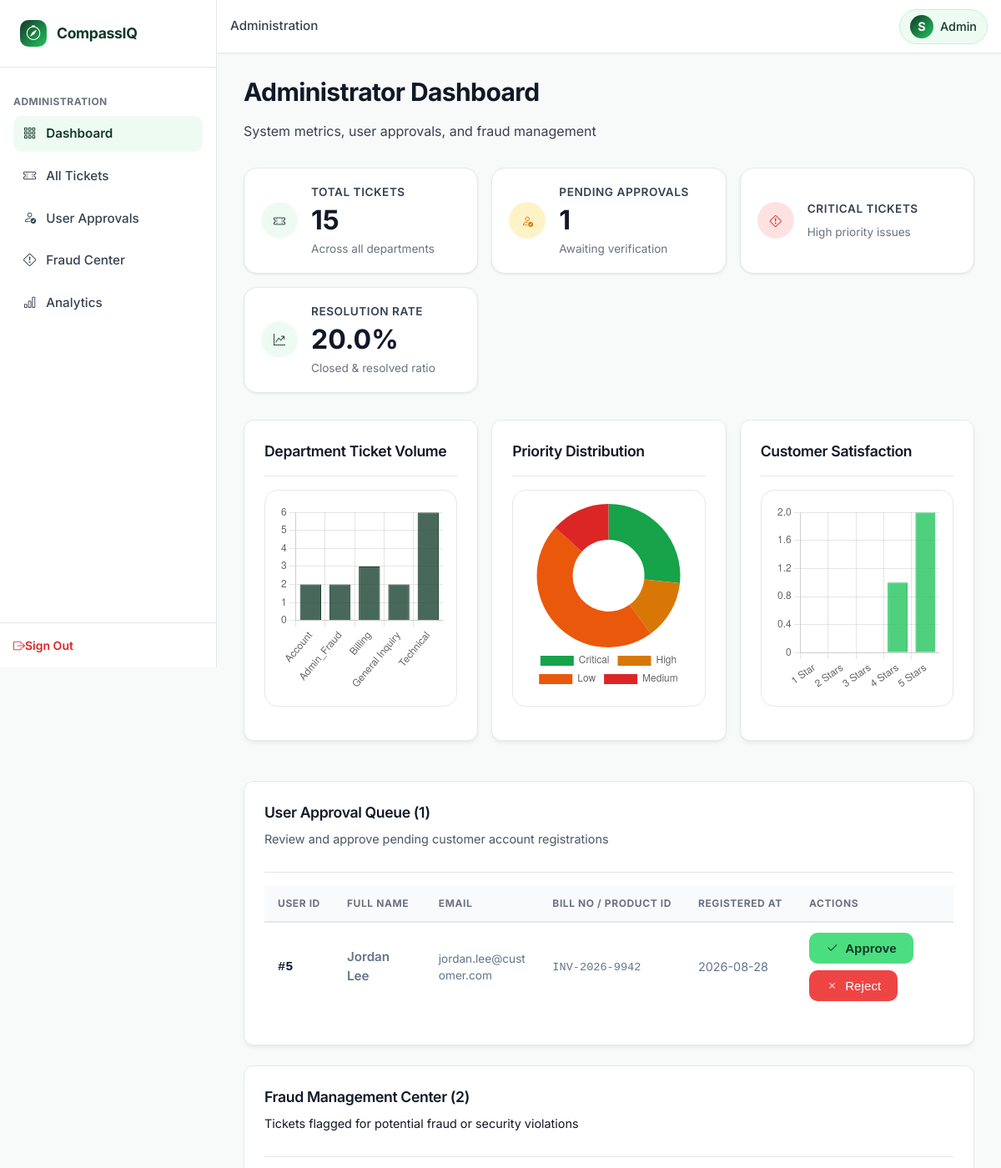
The app's page /admin/dashboard (signed in, upper part), older data.
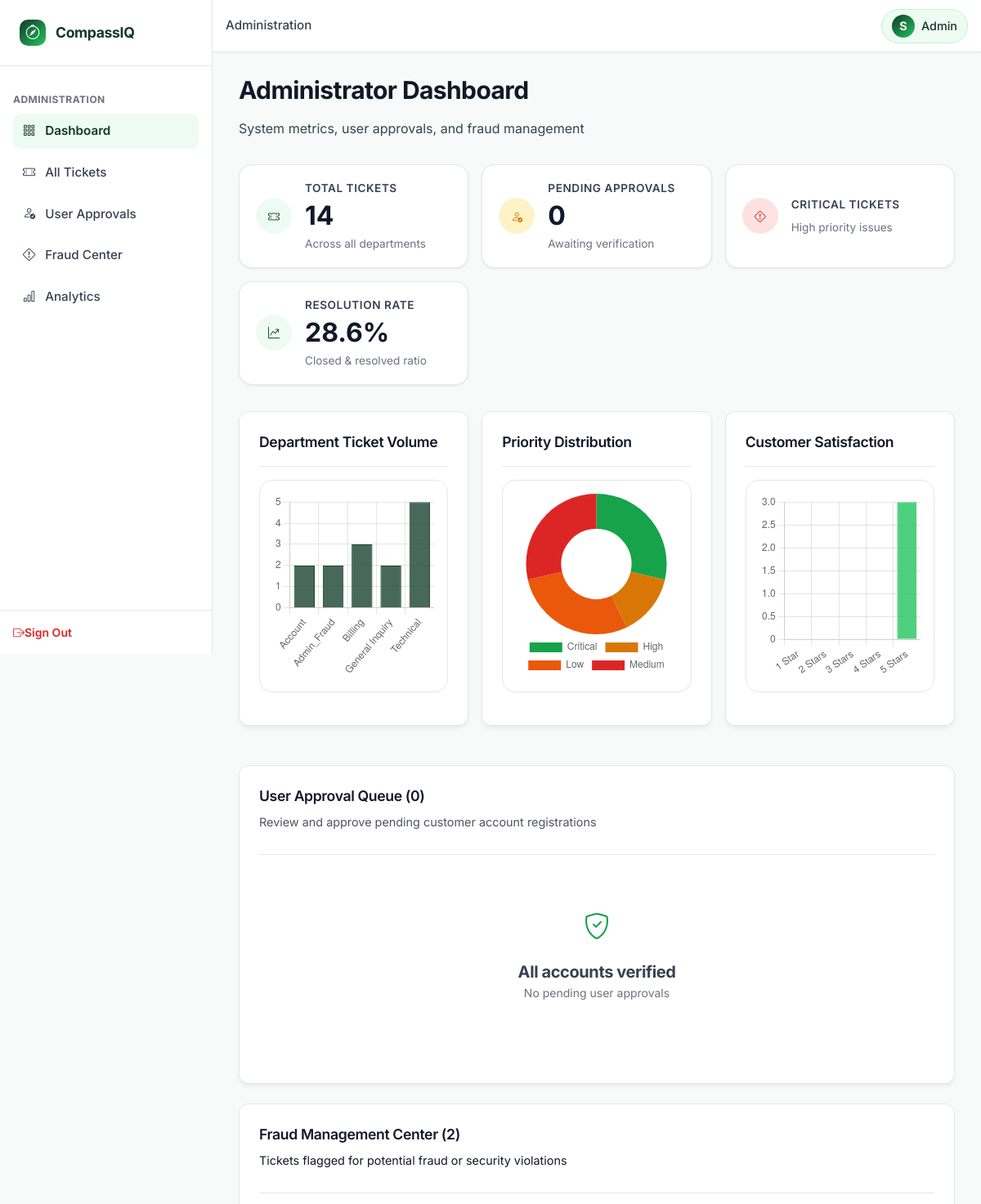
The same page, newer data.
### tables this page shows
CREATE TABLE users (
    user_id INTEGER PRIMARY KEY AUTOINCREMENT,
    full_name TEXT NOT NULL,
    email TEXT UNIQUE NOT NULL,
    password_hash TEXT NOT NULL,
    role TEXT NOT NULL DEFAULT 'customer' CHECK(role IN ('customer', 'agent', 'admin')),
    department TEXT DEFAULT 'None' CHECK(department IN ('Technical', 'Billing', 'Account', 'General Inquiry', 'None')),
    bill_no_product_id TEXT,
    account_status TEXT DEFAULT 'PENDING' CHECK(account_status IN ('PENDING', 'APPROVED', 'REJECTED', 'BANNED')),
    created_at DATETIME DEFAULT CURRENT_TIMESTAMP
);

### app.py (the view)
@app.route('/admin/dashboard')
@admin_required
def admin_dashboard():
    total_tickets = query_db("SELECT COUNT(*) as count FROM tickets", one=True)['count']
    pending_users = query_db("SELECT COUNT(*) as count FROM users WHERE account_status = 'PENDING'", one=True)['count']
    resolved_tickets = query_db("SELECT COUNT(*) as count FROM tickets WHERE status IN ('Resolved', 'Closed')", one=True)['count']
    resolve_rate = round((resolved_tickets / total_tickets * 100), 1) if total_tickets > 0 else 0.0
    avg_res_row = query_db(
        """SELECT AVG((julianday(resolved_at) - julianday(created_at)) * 24) as avg_hrs
           FROM tickets
           WHERE status IN ('Resolved', 'Closed') AND resolved_at IS NOT NULL""",
        one=True
    )
    avg_resolution_hours = round(avg_res_row['avg_hrs'], 1) if avg_res_row and avg_res_row['avg_hrs'] else 18.5
    pending_users_list = query_db(
        "SELECT * FROM users WHERE account_status = 'PENDING' ORDER BY created_at DESC"
    )
    fraud_tickets = query_db(
        """SELECT t.*, u.full_name as customer_name, u.email as customer_email,
                  u.bill_no_product_id, u.account_status as user_status
           FROM tickets t
           JOIN users u ON t.customer_id = u.user_id
           WHERE t.predicted_category = 'Fraud' OR t.assigned_department = 'Admin_Fraud'
           ORDER BY t.created_at DESC"""
    )
    dept_stats = query_db(
        """SELECT assigned_department, COUNT(*) as count
           FROM tickets
           GROUP BY assigned_department"""
    )
    prio_stats = query_db(
        """SELECT predicted_priority, COUNT(*) as count
           FROM tickets
           GROUP BY predicted_priority"""
    )
    sat_stats = query_db(
        """SELECT satisfaction_score, COUNT(*) as count
           FROM tickets
           WHERE satisfaction_score IS NOT NULL
           GROUP BY satisfaction_score
           ORDER BY satisfaction_score ASC"""
    )
    dept_labels = [row['assigned_department'] for row in dept_stats]
    dept_data = [row['count'] for row in dept_stats]
    prio_labels = [row['predicted_priority'] for row in prio_stats]
    prio_data = [row['count'] for row in prio_stats]
    sat_dict = {row['satisfaction_score']: row['count'] for row in sat_stats}
    sat_labels = ['1 Star', '2 Stars', '3 Stars', '4 Stars', '5 Stars']
    sat_data = [sat_dict.get(i, 0) for i in range(1, 6)]
    return render_template(
        'admin_dashboard.html',
        metrics={
            'total_tickets': total_tickets,
            'pending_users': pending_users,
            'resolve_rate': resolve_rate,
            'avg_resolution_hours': avg_resolution_hours
        },
        pending_users=pending_users_list,
        fraud_tickets=fraud_tickets,
        dept_labels=dept_labels,
        dept_data=dept_data,
        prio_labels=prio_labels,
        prio_data=prio_data,
        sat_labels=sat_labels,
        sat_data=sat_data
    )

### app.py (called while the page is built)
def get_current_user():
    if 'user_id' not in session:
        return None
    try:
        user = query_db(
            "SELECT user_id, full_name, email, role, department, bill_no_product_id, account_status FROM users WHERE user_id = ?",
            (session['user_id'],),
            one=True
        )
        return user
    except Exception as e:
        print(f"[Auth Helper Error] {e}")
        return None

@app.before_request
def load_logged_in_user():
    g.user = get_current_user()

def login_required(f):
    @wraps(f)
    def decorated_function(*args, **kwargs):
        if g.user is None:
            flash("Please sign in to access this page.", "warning")
            return redirect(url_for('login'))
        if g.user['account_status'] != 'APPROVED':
            session.clear()
            flash("Your account is not authorized to access this resource.", "danger")
            return redirect(url_for('login'))
        return f(*args, **kwargs)
    return decorated_function

### templates/admin_dashboard.html (shortened to what the changed rows need)
{% extends 'base.html' %}
{% block content %}
<div class="page-header">
    <h1 class="page-title">Administrator Dashboard</h1>
</div>
<div id="admin-kpi-summary" class="kpi-grid">
    <div class="metric-card">
        <div class="metric-content">
            <div class="metric-label">Total Tickets</div>
            <div class="metric-value">{{ metrics.total_tickets }}</div>
            <div class="metric-trend text-muted">Across all departments</div>
        </div>
    </div>
    <div class="metric-card">
        <div class="metric-content">
            <div class="metric-label">Pending Approvals</div>
            <div class="metric-value">{{ metrics.pending_users }}</div>
            <div class="metric-trend text-muted">Awaiting verification</div>
        </div>
    </div>
    <div class="metric-card">
        <div class="metric-content">
            <div class="metric-label">Resolution Rate</div>
            <div class="metric-value">{{ metrics.resolve_rate }}%</div>
            <div class="metric-trend text-muted">Closed & resolved ratio</div>
        </div>
    </div>
</div>
<div id="admin-analytics-section" class="grid grid-auto-fit mb-2xl" style="margin-bottom: var(--spacing-3xl);">
    <div class="card">
        <div class="card-body">
            <div class="chart-container">
                <canvas id="deptVolumeChart"></canvas>
            </div>
        </div>
    </div>
    <div class="card">
        <div class="card-body">
            <div class="chart-container">
                <canvas id="priorityDoughnutChart"></canvas>
            </div>
        </div>
    </div>
    <div class="card">
        <div class="card-body">
            <div class="chart-container">
                <canvas id="satisfactionChart"></canvas>
            </div>
        </div>
    </div>
</div>
<div id="user-verification-card" class="user-verification-card">
    <div class="card-header">
        <div style="display: flex; justify-content: space-between; align-items: center;">
            <div>
                <h3 class="card-title">User Approval Queue ({{ pending_users|length }})</h3>
                <p class="card-subtitle">Review and approve pending customer account registrations</p>
            </div>
        </div>
    </div>
    <div class="card-body">
        {% if pending_users|length == 0 %}
            <div style="text-align: center; padding: var(--spacing-3xl) var(--spacing-lg);">
                <i class="bi bi-shield-check" style="font-size: 2rem; color: var(--success); display: block; margin-bottom: var(--spacing-lg);"></i>
                <h4 class="text-secondary">All accounts verified</h4>
                <p class="text-muted">No pending user approvals</p>
            </div>
        {% else %}
            <div class="table-responsive">
                <table class="enterprise-table">
                    <thead>
                        <tr>
                            <th>User ID</th>
                            <th>Full Name</th>
                            <th>Email</th>
                            <th>Bill No / Product ID</th>
                            <th>Registered At</th>
                            <th>Actions</th>
                        </tr>
                    </thead>
                    <tbody>
                        {% for u in pending_users %}
                            <tr>
                                <td class="no-wrap">
                                    <span class="no-wrap cell-ticket-id">#{{ u.user_id }}</span>
                                </td>
                                <td class="cell-customer-name">{{ u.full_name }}</td>
                                <td class="cell-secondary-text">{{ u.email }}</td>
                                <td><span class="no-wrap cell-secondary-text" style="font-family: 'Courier New', monospace;">{{ u.bill_no_product_id or 'None Provided' }}</span></td>
                                <td class="no-wrap cell-secondary-text" style="font-size: 0.9rem;">{{ u.created_at[:10] if u.created_at else '' }}</td>
                                <td>
                                    <div class="user-verification-actions">
                                        <form method="POST" action="{{ url_for('approve_user', user_id=u.user_id) }}">
                                            <button type="submit" class="btn btn-accent btn-sm">
                                                <i class="bi bi-check2"></i> Approve
                                            </button>
                                        </form>
                                        <form method="POST" action="{{ url_for('reject_user', user_id=u.user_id) }}">
                                            <button type="submit" class="btn btn-danger btn-sm">
                                                <i class="bi bi-x"></i> Reject
                                            </button>
                                        </form>
                                    </div>
                                </td>
                            </tr>
                        {% endfor %}
                    </tbody>
                </table>
            </div>
        {% endif %}
    </div>
</div>
{% endblock %}

Row changes from the older to the newer data that the page shows:
no longer on this page (row edited): users: user_id "5", full_name "Jordan Lee", email "jordan.lee@customer.com", bill_no_product "INV-2026-9942", created_at "2026-08-28"
Text that changed along with them:
{{ metrics.total_tickets }}: "15" → "14"
{{ metrics.pending_users }}: "1" → "0"
{{ metrics.resolve_rate }}: "20.0" → "28.6"
chart data {{ dept_data | tojson }}: [2, 2, 3, 2, 6] → [2, 2, 3, 2, 5]
chart data {{ prio_data | tojson }}: [4, 2, 7, 2] → [4, 2, 4, 4]
chart data {{ sat_data | tojson }}: [0, 0, 0, 1, 2] → [0, 0, 0, 0, 3]
{{ pending_users|length }}: "1" → "0"
text no longer shown: "USER ID FULL NAME EMAIL BILL NO / PRODUCT ID REGISTERED AT ACTIONS"
text now shown: "All accounts verified No pending user approvals"
